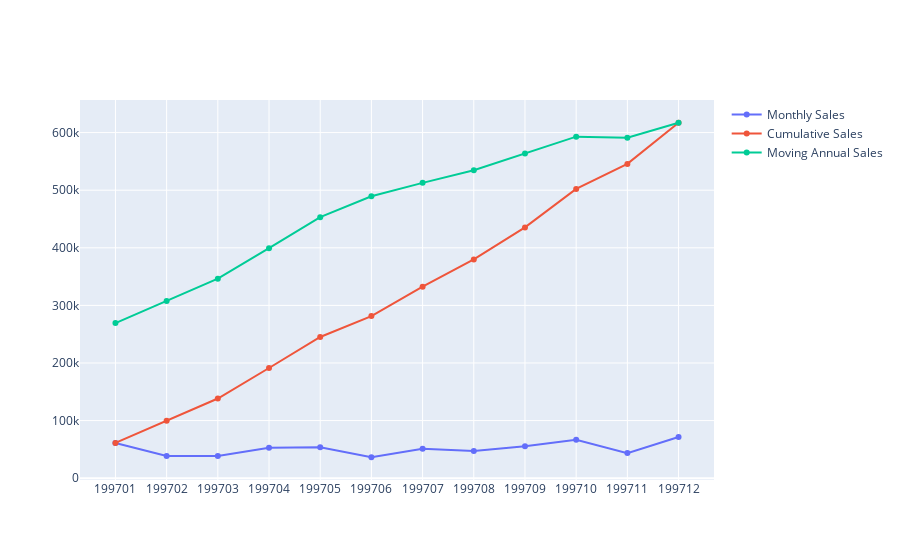

Notebook cell for this chart:
### Code cell
import plotly.graph_objects as go

fig = go.Figure()
fig.add_trace(go.Scatter(
    x=df['month'],
    y=df['monthly_sales'],
    name='Monthly Sales'
))
fig.add_trace(go.Scatter(
    x=df['month'],
    y=df['cumulative_sales'],
    name='Cumulative Sales'
))
fig.add_trace(go.Scatter(
    x=df['month'],
    y=df['moving_annual_sales'],
    name='Moving Annual Sales'
))
fig.show()

### Figure 1 — Plotly figure (JSON) as saved in the notebook; plotly's stock layout.template omitted (floating-point values rounded to 4 significant figures)
{"data": [{"name": "Monthly Sales", "type": "scatter", "x": ["199701", "199702", "199703", "199704", "199705", "199706", "199707", "199708", "199709", "199710", "199711", "199712"], "y": [61260.0, 38480.0, 38550.0, 53030.0, 53780.0, 36360.0, 51020.0, 47290.0, 55630.0, 66750.0, 43530.0, 71400.0]}, {"name": "Cumulative Sales", "type": "scatter", "x": ["199701", "199702", "199703", "199704", "199705", "199706", "199707", "199708", "199709", "199710", "199711", "199712"], "y": [61260.0, 99740.0, 138300.0, 191300.0, 245100.0, 281500.0, 332500.0, 379800.0, 435400.0, 502200.0, 545700.0, 617100.0]}, {"name": "Moving Annual Sales", "type": "scatter", "x": ["199701", "199702", "199703", "199704", "199705", "199706", "199707", "199708", "199709", "199710", "199711", "199712"], "y": [269300.0, 307800.0, 346400.0, 399400.0, 453200.0, 489500.0, 512700.0, 534500.0, 563800.0, 593000.0, 590900.0, 617100.0]}], "layout": {}}
